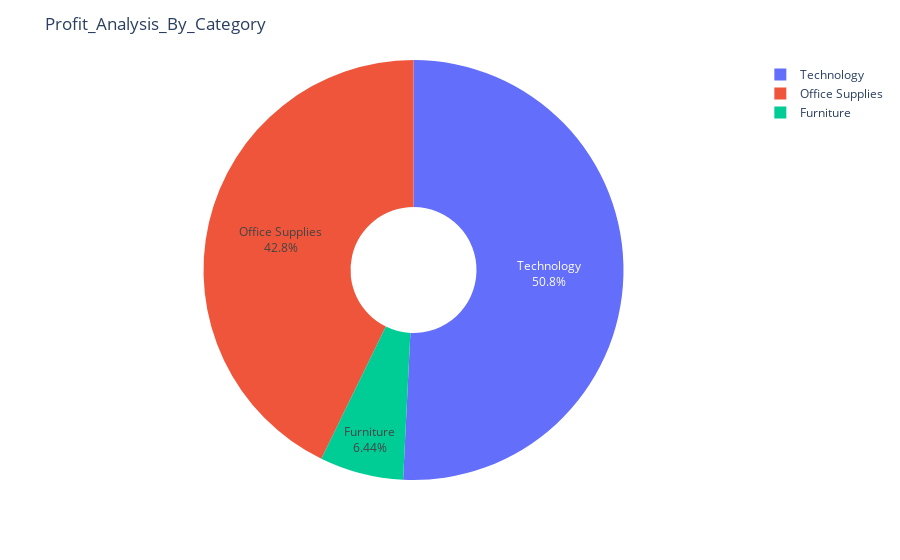

The code cell stored with this chart in its notebook:
### Code cell
fig4 = px.pie(profit_by_catg, values='Profit', names='Category', hole=0.3)

fig4.update_traces(textposition='inside',textinfo='percent+label')
fig4.update_layout(title_text='Profit_Analysis_By_Category')
fig4.show()

### Figure 1 — Plotly figure (JSON) as saved in the notebook; plotly's stock layout.template omitted (floating-point values rounded to 4 significant figures)
{"data": [{"domain": {"x": [0, 1], "y": [0, 1]}, "hole": 0.3, "hovertemplate": "Category=%{label}<br>Profit=%{value}<extra></extra>", "labels": ["Furniture", "Office Supplies", "Technology"], "legendgroup": "", "name": "", "showlegend": true, "textinfo": "percent+label", "textposition": "inside", "type": "pie", "values": [18450.0, 122500.0, 145500.0]}], "layout": {"autosize": true, "legend": {"tracegroupgap": 0}, "margin": {"t": 60}, "title": {"text": "Profit_Analysis_By_Category"}}}
